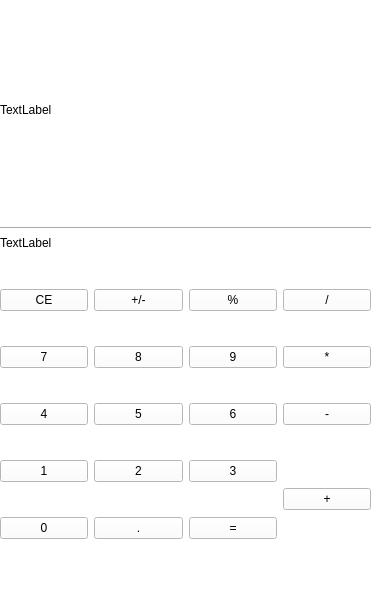
<?xml version="1.0" encoding="UTF-8"?>
<ui version="4.0">
 <class>MainWindow</class>
 <widget class="QMainWindow" name="MainWindow">
  <property name="geometry">
   <rect>
    <x>0</x>
    <y>0</y>
    <width>385</width>
    <height>600</height>
   </rect>
  </property>
  <property name="windowTitle">
   <string>MainWindow</string>
  </property>
  <property name="styleSheet">
   <string notr="true">background-color: rgb(255, 255, 255);
border-color: rgb(255, 255, 255);
font: 9pt &quot;Segoe UI&quot;;
color: rgb(0, 0, 0);</string>
  </property>
  <widget class="QWidget" name="centralwidget">
   <widget class="QWidget" name="verticalLayoutWidget">
    <property name="geometry">
     <rect>
      <x>0</x>
      <y>-1</y>
      <width>371</width>
      <height>251</height>
     </rect>
    </property>
    <layout class="QVBoxLayout" name="verticalLayout">
     <item>
      <widget class="QLabel" name="label">
       <property name="text">
        <string>TextLabel</string>
       </property>
      </widget>
     </item>
     <item>
      <widget class="Line" name="line">
       <property name="orientation">
        <enum>Qt::Horizontal</enum>
       </property>
      </widget>
     </item>
     <item>
      <widget class="QLabel" name="label_2">
       <property name="enabled">
        <bool>true</bool>
       </property>
       <property name="sizePolicy">
        <sizepolicy hsizetype="Preferred" vsizetype="Maximum">
         <horstretch>0</horstretch>
         <verstretch>0</verstretch>
        </sizepolicy>
       </property>
       <property name="text">
        <string>TextLabel</string>
       </property>
      </widget>
     </item>
    </layout>
   </widget>
   <widget class="QWidget" name="">
    <property name="geometry">
     <rect>
      <x>0</x>
      <y>260</y>
      <width>371</width>
      <height>311</height>
     </rect>
    </property>
    <layout class="QGridLayout" name="gridLayout">
     <item row="0" column="0">
      <widget class="QPushButton" name="pushButton">
       <property name="text">
        <string>CE</string>
       </property>
      </widget>
     </item>
     <item row="0" column="1">
      <widget class="QPushButton" name="pushButton_2">
       <property name="text">
        <string>+/-</string>
       </property>
      </widget>
     </item>
     <item row="0" column="2">
      <widget class="QPushButton" name="pushButton_11">
       <property name="text">
        <string>%</string>
       </property>
      </widget>
     </item>
     <item row="0" column="3">
      <widget class="QPushButton" name="pushButton_16">
       <property name="text">
        <string>/</string>
       </property>
      </widget>
     </item>
     <item row="1" column="0">
      <widget class="QPushButton" name="pushButton_3">
       <property name="text">
        <string>7</string>
       </property>
      </widget>
     </item>
     <item row="1" column="1">
      <widget class="QPushButton" name="pushButton_6">
       <property name="text">
        <string>8</string>
       </property>
      </widget>
     </item>
     <item row="1" column="2">
      <widget class="QPushButton" name="pushButton_12">
       <property name="text">
        <string>9</string>
       </property>
      </widget>
     </item>
     <item row="1" column="3">
      <widget class="QPushButton" name="pushButton_17">
       <property name="text">
        <string>*</string>
       </property>
      </widget>
     </item>
     <item row="2" column="0">
      <widget class="QPushButton" name="pushButton_4">
       <property name="text">
        <string>4</string>
       </property>
      </widget>
     </item>
     <item row="2" column="1">
      <widget class="QPushButton" name="pushButton_7">
       <property name="text">
        <string>5</string>
       </property>
      </widget>
     </item>
     <item row="2" column="2">
      <widget class="QPushButton" name="pushButton_13">
       <property name="text">
        <string>6</string>
       </property>
      </widget>
     </item>
     <item row="2" column="3">
      <widget class="QPushButton" name="pushButton_18">
       <property name="text">
        <string>-</string>
       </property>
      </widget>
     </item>
     <item row="3" column="0">
      <widget class="QPushButton" name="pushButton_5">
       <property name="text">
        <string>1</string>
       </property>
      </widget>
     </item>
     <item row="3" column="1">
      <widget class="QPushButton" name="pushButton_8">
       <property name="text">
        <string>2</string>
       </property>
      </widget>
     </item>
     <item row="3" column="2">
      <widget class="QPushButton" name="pushButton_14">
       <property name="text">
        <string>3</string>
       </property>
      </widget>
     </item>
     <item row="4" column="0">
      <widget class="QPushButton" name="pushButton_0">
       <property name="text">
        <string>0</string>
       </property>
      </widget>
     </item>
     <item row="4" column="1">
      <widget class="QPushButton" name="pushButton_10">
       <property name="text">
        <string>.</string>
       </property>
      </widget>
     </item>
     <item row="4" column="2">
      <widget class="QPushButton" name="pushButton_15">
       <property name="text">
        <string>=</string>
       </property>
      </widget>
     </item>
     <item row="3" column="3" rowspan="2">
      <widget class="QPushButton" name="pushButton_19">
       <property name="text">
        <string>+</string>
       </property>
      </widget>
     </item>
    </layout>
   </widget>
  </widget>
  <widget class="QStatusBar" name="statusbar"/>
 </widget>
 <tabstops>
  <tabstop>pushButton_5</tabstop>
  <tabstop>pushButton_8</tabstop>
  <tabstop>pushButton_14</tabstop>
  <tabstop>pushButton_4</tabstop>
  <tabstop>pushButton_7</tabstop>
  <tabstop>pushButton_13</tabstop>
  <tabstop>pushButton_3</tabstop>
  <tabstop>pushButton_6</tabstop>
  <tabstop>pushButton_12</tabstop>
  <tabstop>pushButton_0</tabstop>
  <tabstop>pushButton_10</tabstop>
  <tabstop>pushButton_15</tabstop>
  <tabstop>pushButton</tabstop>
  <tabstop>pushButton_2</tabstop>
  <tabstop>pushButton_11</tabstop>
  <tabstop>pushButton_16</tabstop>
  <tabstop>pushButton_17</tabstop>
  <tabstop>pushButton_18</tabstop>
  <tabstop>pushButton_19</tabstop>
 </tabstops>
 <resources/>
 <connections/>
</ui>
